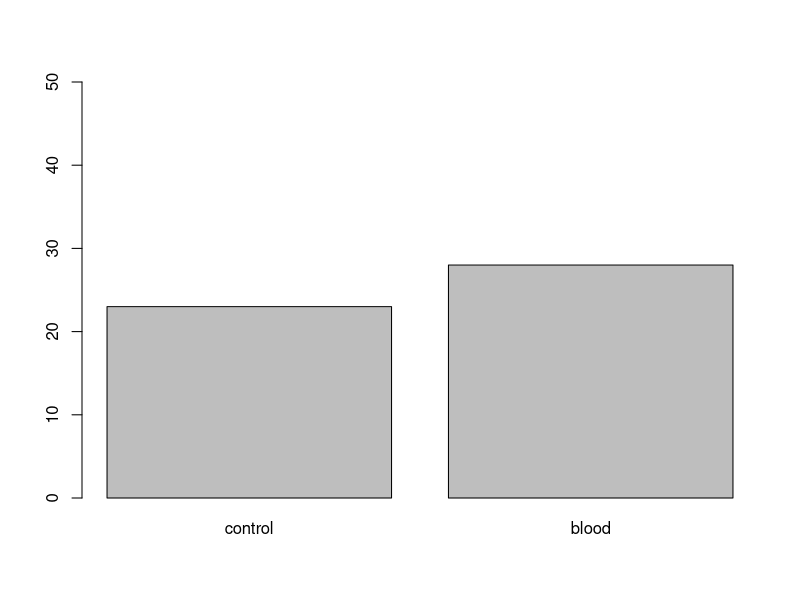
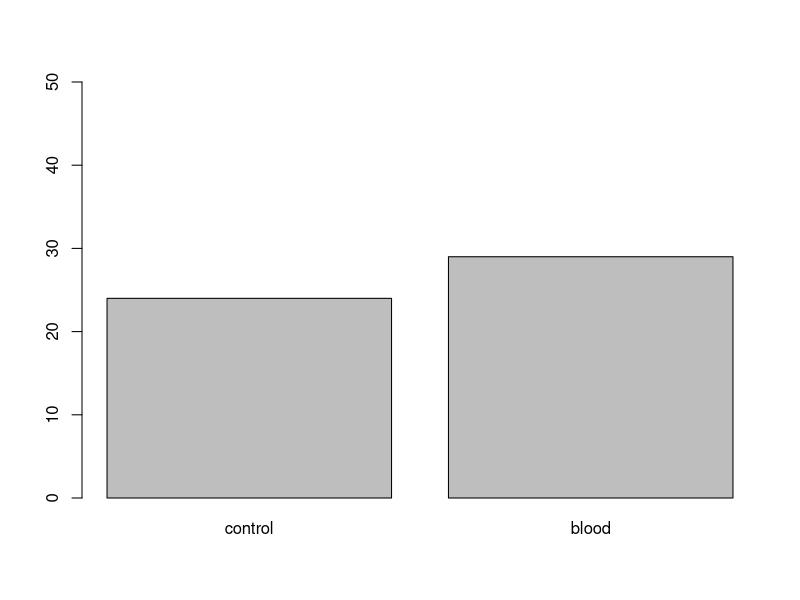
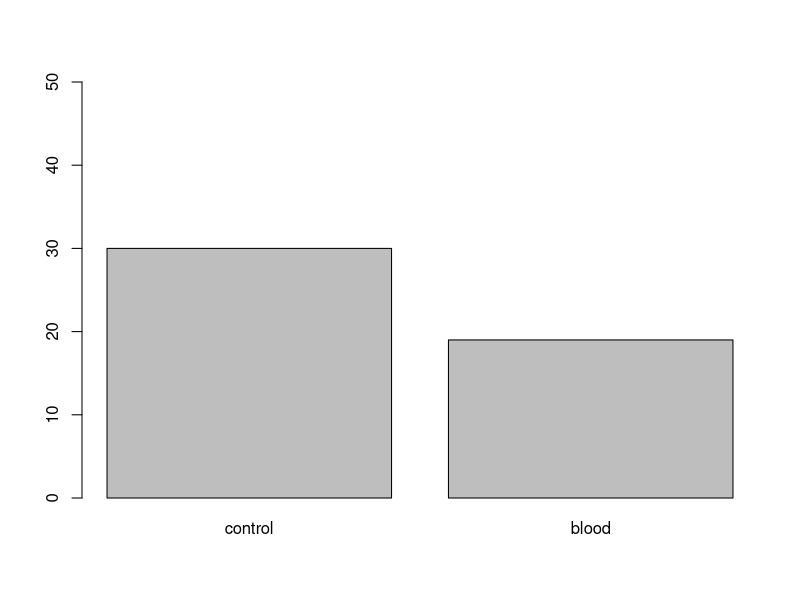
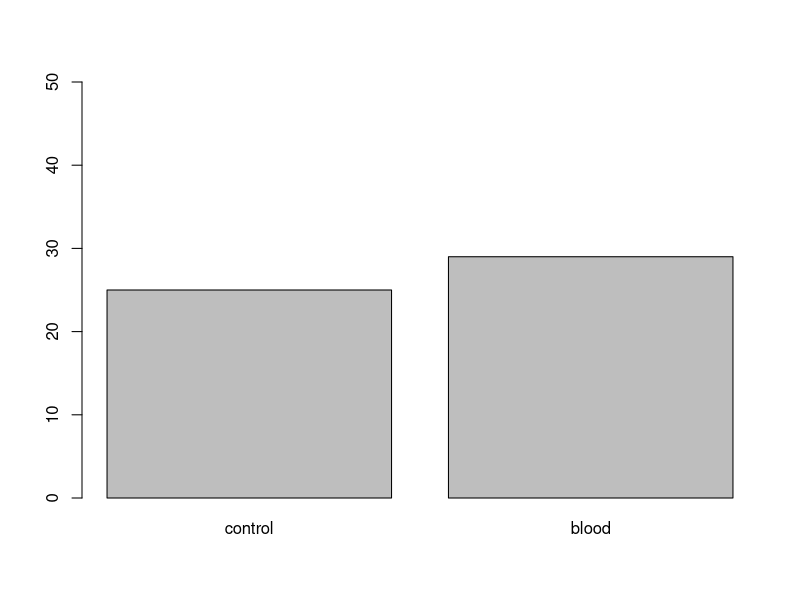
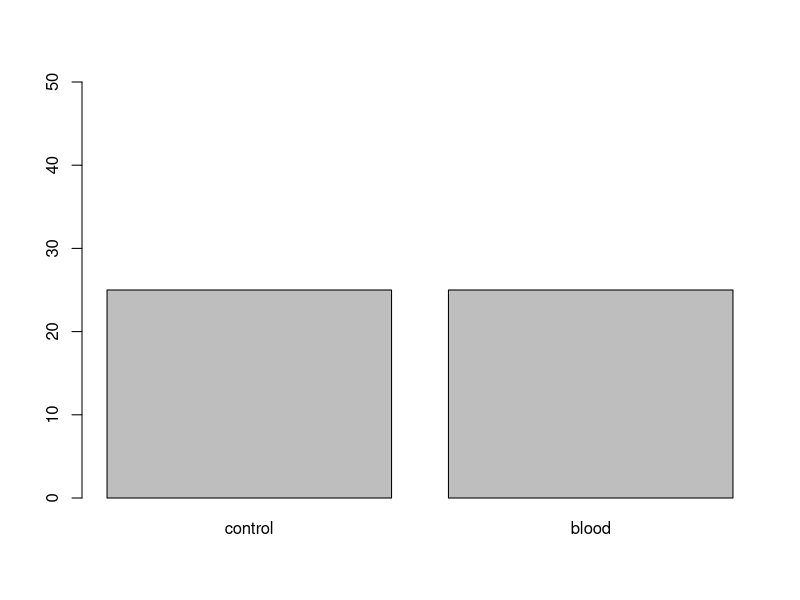
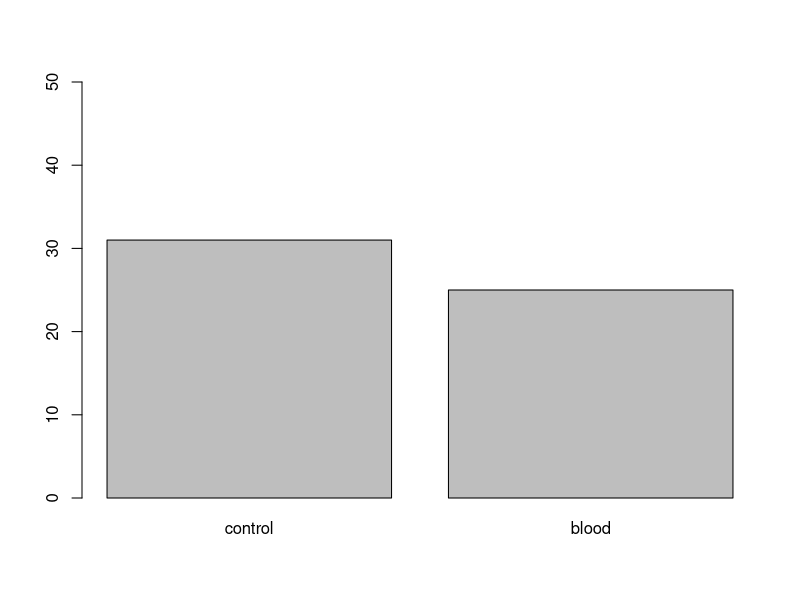
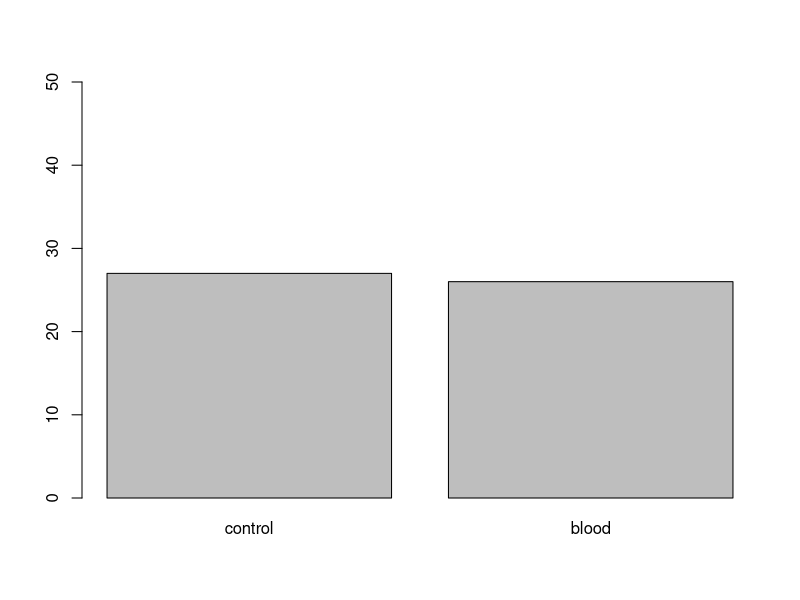
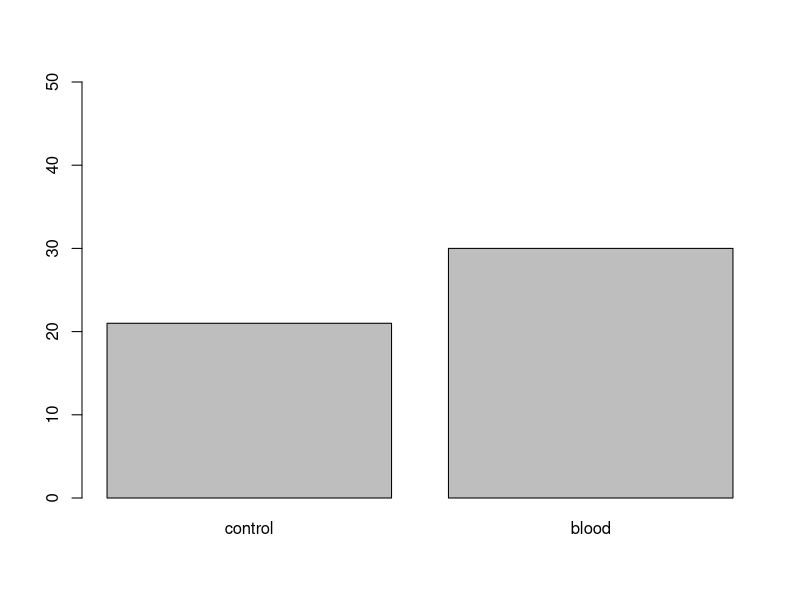

The R script that drew these images, in order: (Note: a time limit stopped this script after it produced the figures.)



# Simulation of p-values --------------------------------------------------

patientPerGroup = 50
pControl = 0.5
pBlood = 0.5

set.seed(123)
control = rbinom(n=1, size = patientPerGroup, prob = pControl)
blood = rbinom(n=1, size = patientPerGroup, prob = pBlood)
barplot(c(control, blood), ylim = c(0, 50), 
        names.arg = c("control", "blood"))
teststatistic = control - blood
teststatistic

testStatics = rep(NA, 10000)

for (i in 1:10000) {
  control = rbinom(n=1, size = patientPerGroup, prob = pControl)
  blood = rbinom(n=1, size = patientPerGroup, prob = pBlood)
  barplot(c(control, blood), ylim = c(0, 50), 
          names.arg = c("control", "blood"))
  testStatics[i] = control - blood
}
hist(testStatics)


# lets assume we observed something, teststatistic:
obs = 30 - 23
abline(v = obs, col = "red")

# calculate p-value
mean(testStatics > obs)



# a proper test for this
prop.test(c(30, 23), c(50, 50))
prop.test(c(30, 23), c(50, 50), alternative = "greater")




# T-test ------------------------------------------------------------------



summary(PlantGrowth)
boxplot(weight ~ group, PlantGrowth)

ctrl = PlantGrowth$weight[PlantGrowth$group == "ctrl"]
trt1 = PlantGrowth$weight[PlantGrowth$group == "trt1"]
trt2 = PlantGrowth$weight[PlantGrowth$group == "trt2"]

t.test(ctrl, trt1)
# not significant, there seems to be no difference in the means

# check for normality (important assumption of the t-test)
shapiro.test(ctrl)  # not significant, normality seems fine
shapiro.test(trt1)  # not significant, normality seems fine
shapiro.test(trt2)  # not significant, normality seems fine
# t.test result should be fine

# Exercise
# make a test for each combination
# save each test as a new object (test1, test2 and test3)

(test1 = t.test(ctrl, trt1))
(test2 = t.test(ctrl, trt2))
(test3 = t.test(trt1, trt2))


# correct for multiple testing
round(c(test1$p.value, test2$p.value, test3$p.value), digits = 4)
round(p.adjust(c(test1$p.value, test2$p.value, test3$p.value),
         n = 3), digits = 4)




# Power analysis ----------------------------------------------------------

# get power
power.t.test(n = 10, delta = 1, sd = 1, type = "one.sample")
power.t.test(n = 10, delta = 0.5, sd = 1, type = "one.sample")

# get n
power.t.test(power = 0.9, delta = 1, sd = 1, type = "one.sample")

# Exercise
# increase/decrease effect size
# increase/decrease variability
# increase/decrease power

pow <- function(n) power.t.test(n, delta = 1, 
                                sd = 1, type = "one.sample")$power
samples = 1:20
power = sapply(X = samples, FUN = pow)
plot(samples, power)
